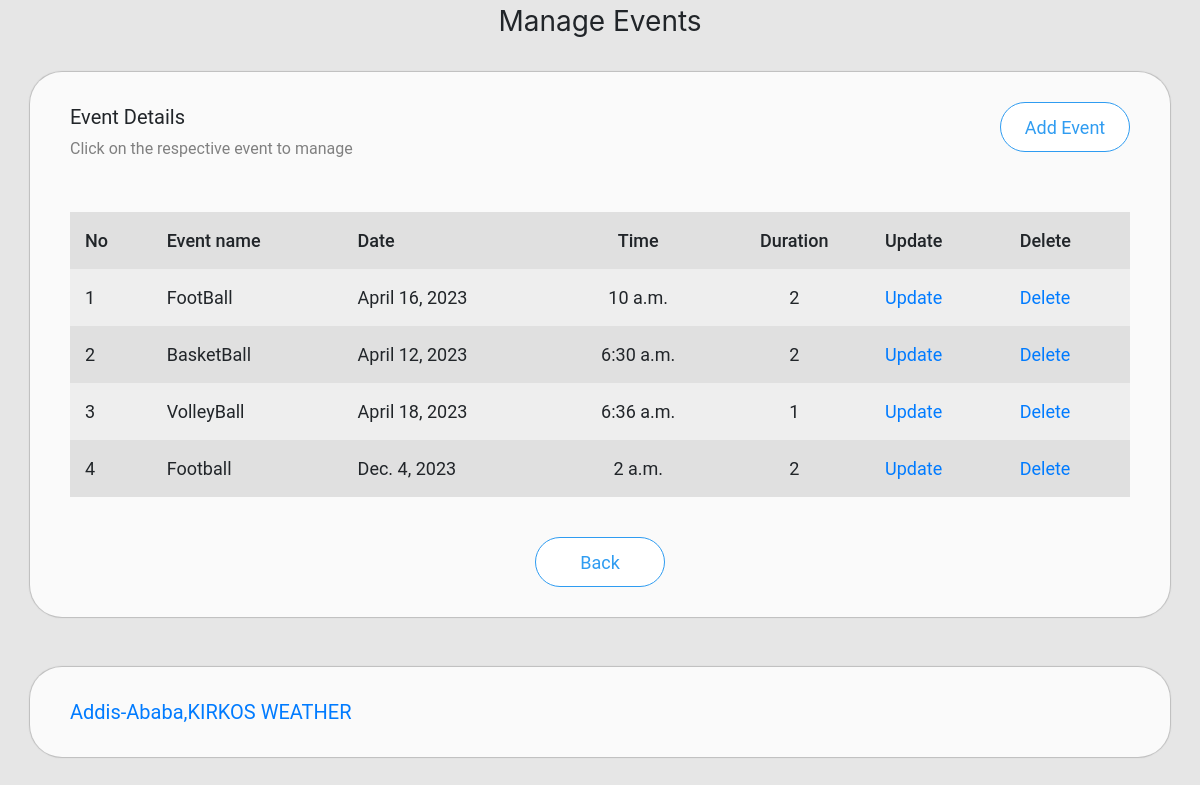
Screenshot of /scm/admin_event (signed in) with the database file from the repository.
### scmapp/models.py (models this page shows, shortened)
class Event(models.Model):
    eid = models.AutoField(primary_key=True)
    name = models.CharField(max_length=20)
    date = models.DateField()
    time = models.TimeField()
    duration = models.IntegerField()

### scmapp/views.py (the view)
def admin_event(request):
    if 'aname' in request.session:
        event = Event.objects.all()
        data = {'event':event}
        if 'event_status' in request.session:
            data['status'] = request.session.get('event_status')
        return render(request,'admin_event.html',context=data)
    else:
        data = {'status':'You need to login first'}
        return render(request,'admin_login.html',context=data)

### templates/admin_event.html (shortened to what this page needs)
<!DOCTYPE html>
{% load static %}
<html>
<head>
  <link rel="stylesheet" href="https://stackpath.bootstrapcdn.com/bootstrap/4.4.1/css/bootstrap.min.css">
  <link rel="stylesheet" href="{% static 'css/admin_event.css' %}">
</head>
<body>
<div class="container-fluid header text-center">
  Manage Events
</div>
<div class="container box">
  <a href="{% url 'scmapp:add_event' %}"><button style="float:right;">Add Event</button></a>
  Event Details<br>
  <span style="font-size:16px;color:gray;">Click on the respective event to manage</span><br>
  <table>
    <tr>
      <td>No</td>
      <td>Event name</td>
      <td>Date</td>
      <td>Time</td>
      <td>Duration</td>
      <td>Update</td>
      <td>Delete</td>
    </tr>
    {% for e in event %}
      <tr>
        <td>{{ forloop.counter }}</td>
        <td>{{ e.name}}</td>
        <td>{{ e.date }}</td>
        <td>{{ e.time }}</td>
        <td>{{ e.duration }}</td>
        <td><a href="{% url 'scmapp:update_event' id=e.eid %}">Update</a></td>
        <td><a href="{% url 'scmapp:db_delete_event' id=e.eid %}">Delete</a></td>
      </tr>
    {% empty %}
      <tr>
        <td colspan="7" align="center">No Events</td>
      </tr>
    {% endfor %}
  </table>
  <div class="footer">
    <a href="{% url 'scmapp:admin_home' %}"><button>Back</button></a>
  </div>
</div>
<div class="container box">
  <a class="weatherwidget-io" href="https://forecast7.com/en/9d0038d76/kirkos/" data-label_1="Addis Ababa,KIRKOS" data-label_2="WEATHER" data-font="Times New Roman" data-icons="Climacons" >Addis-Ababa,KIRKOS WEATHER</a>
</div>
</body>
</html>

### static/css/admin_event.css (style rules this page uses)
body { background-color: #e6e6e6; }
.header { margin: 30 0px 0px 0px; font-size: 28px; }
.container { width: 100%; }
.box { margin-top: 30px; margin-bottom: 50px; background-color: #fafafa; font-family: 'Roboto'; font-size: 20px; padding: 30px 40px 30px 40px; border-radius: 32px; -webkit-box-shadow:0px 0px 1px 1px #bdbdbd; }
.box button { width: 130px; height: 50px; margin: 0px; background-color: #fff; outline: none; border:1.5px solid #2f9cf1; border-radius: 64px; font-size: 18px; color:#2f9cf1; }
.box table { margin:50px 0px 0px 0px; width:100%; }
.box td { padding:15px; }
.box tr { font-size: 18px; }
.box tr:nth-child(1) { font-size: 18px; font-weight: 500; background-color: #a9a9a9; }
.box tr:nth-child(even) { background-color: #eeeeee; }
.box tr:nth-child(odd) { background-color: #e0e0e0; }
.box td:nth-child(4) { text-align: center; }
.box td:nth-child(5) { text-align: center; }
.footer { margin:40px 0px 0px 0px; height: 50px; text-align: center; }

### rows the page displays
Event: name "FootBall", date "April 16, 2023", time "10 a.m.", duration "2"
Event: name "BasketBall", date "April 12, 2023", time "6:30 a.m.", duration "2"
Event: name "VolleyBall", date "April 18, 2023", time "6:36 a.m.", duration "1"
Event: name "Football", date "Dec. 4, 2023", time "2 a.m.", duration "2"
